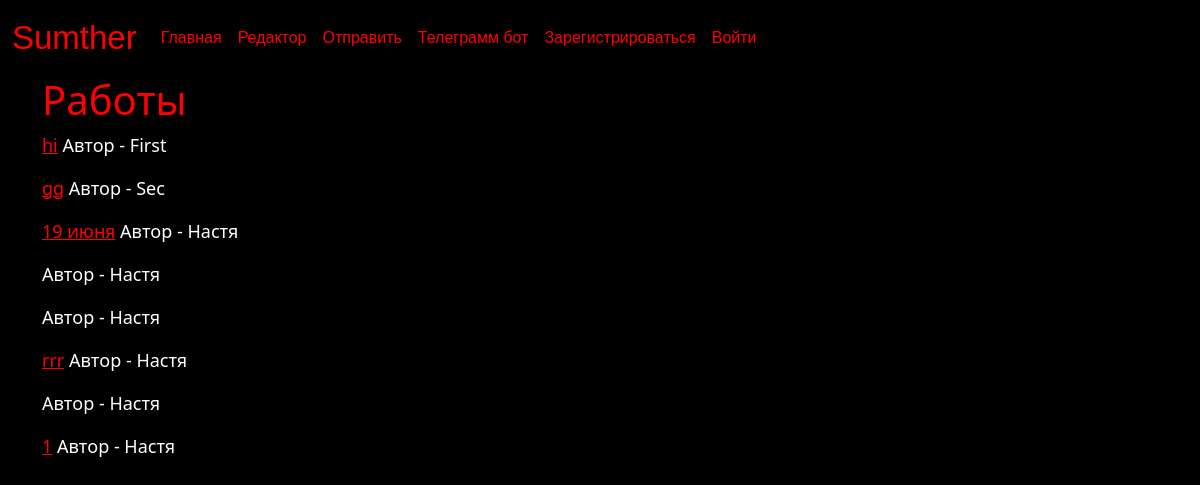
Page /home on the earlier database version.
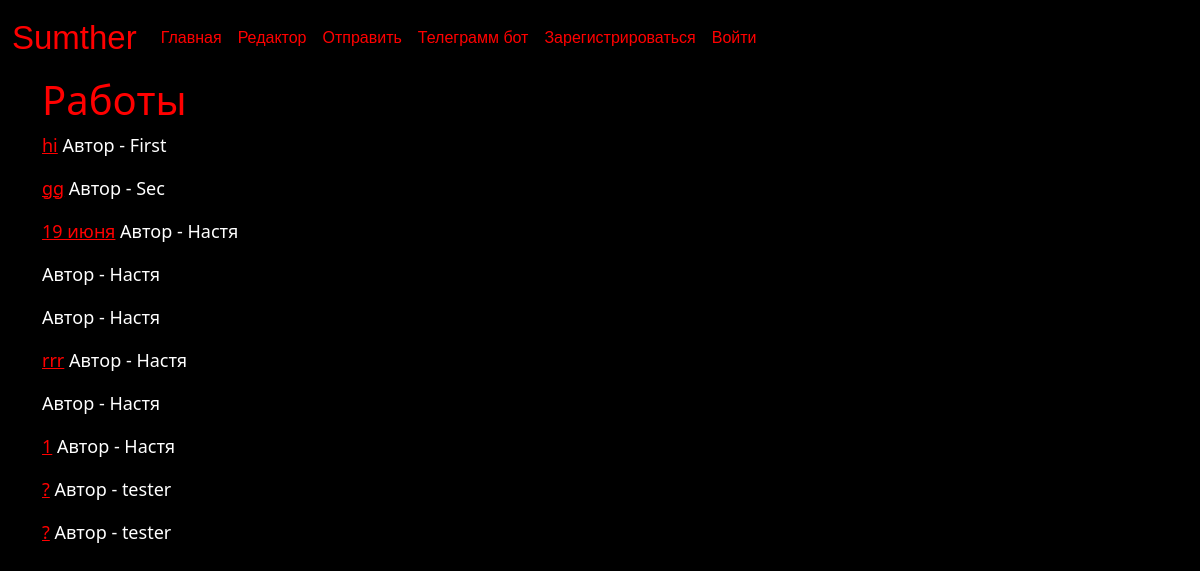
Same page on the later database version.
### data/fan.py (models this page shows)
class Fan(SqlAlchemyBase, SerializerMixin):
    __tablename__ = 'fan'
    id = sqlalchemy.Column(sqlalchemy.Integer,
                           primary_key=True, autoincrement=True)
    title = sqlalchemy.Column(sqlalchemy.String, nullable=True)
    content = sqlalchemy.Column((sqlalchemy.String), nullable=True)
    fandom = sqlalchemy.Column(sqlalchemy.String, nullable=True)
    user_id = sqlalchemy.Column(sqlalchemy.Integer,
                                sqlalchemy.ForeignKey("users.id"))
    user = orm.relationship('User')

### data/users.py (models this page shows, shortened)
class User(SqlAlchemyBase, UserMixin, SerializerMixin):
    __tablename__ = 'users'
    id = sqlalchemy.Column(sqlalchemy.Integer,
                           primary_key=True, autoincrement=True)
    name = sqlalchemy.Column(sqlalchemy.String, nullable=True, unique=True)
    password = sqlalchemy.Column(sqlalchemy.String, index=True, nullable=True)
    about = sqlalchemy.Column(sqlalchemy.String, nullable=True)
    news = orm.relationship("Fan", back_populates='user')

### server.py (the view)
@app.route('/')
@app.route('/home')
def home():
    db_sess = db_session.create_session()
    news = db_sess.query(Fan)
    return render_template("home.html", news=news)

### data/db_session.py (called while the page is built)
def create_session() -> Session:
    global __factory
    return __factory()

### templates/home.html
{% extends "base.html" %}
{% block content %}
<h1 style="color:red;">Работы</h1>
{% for item in news%}
<p><a style="color:red;" href="http://127.0.0.1:8080/book/{{item.id}}">{{item.title}}</a> Автор - {{item.user.name}}</p>
{% endfor %}
{% endblock %}

Differences in the rows shown:
added Fan: title "?", user.name "tester"
added Fan: title "?", user.name "tester"
